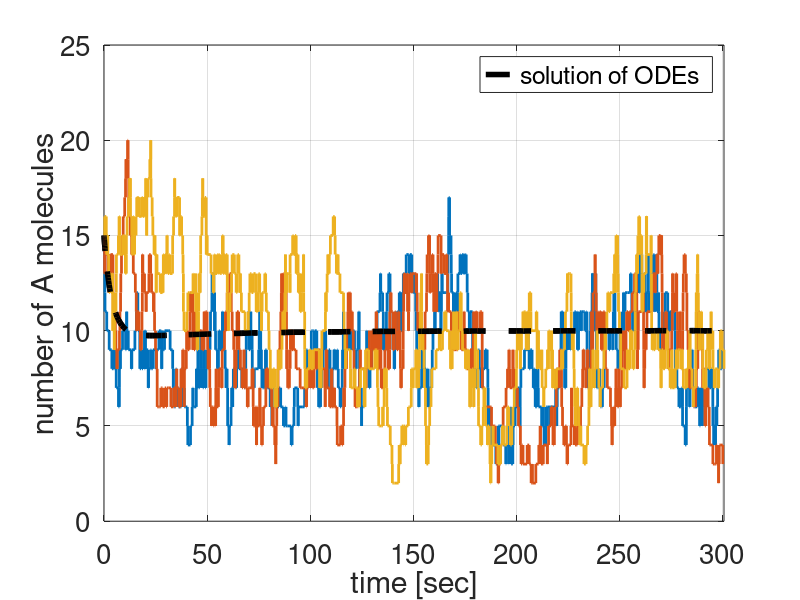
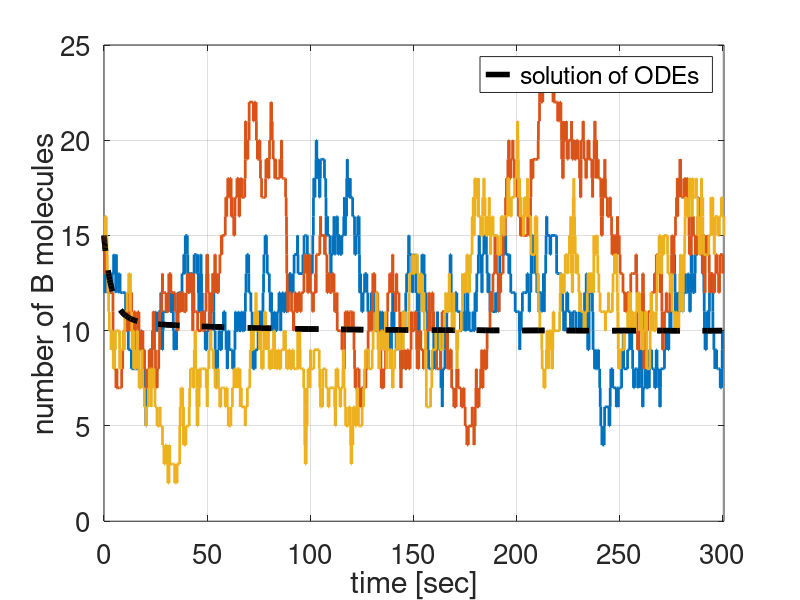

The MATLAB script that drew these images, in order:
function CH1_Gillespie_example

k1=0.001;
k2=0.01;
k3=1.2;
k4=1;

Ainitial = 15;
Binitial = 15;
numberofrealisations = 3;
T = 300;

for i = 1:numberofrealisations
    A=Ainitial;
    B=Binitial;
    time=0;
    k=1;
    Aplot(1,i)=A; 
    Bplot(1,i)=B;
    timeplot(1,i)=0;
    while (time<T)
        rr=rand(2,1);
        a0=k1*A*(A-1)+k2*A*B+k3+k4;
        time=time+(1/a0)*log(1/rr(1));
        ss=k1*A*(A-1);
        if (rr(2)*a0<ss)
            A=A-2;
        else
            ss=ss+k2*A*B;
            if (rr(2)*a0<ss)
                A=A-1;
                B=B-1;
            else
                ss=ss+k3;
                if (rr(2)*a0<ss)
                    A=A+1;
                else
                    B=B+1;
                end
            end
        end
        k=k+1;
        Aplot(k,i)=A;
        Bplot(k,i)=B;
        timeplot(k,i)=time;
    end
end

[tdet,det] = ode45(@myode,[0 T],[Ainitial;Binitial]);

%% Plotting
figure;
set(gca,'Fontsize',18);
plot(tdet,det(:,1),'--k','Linewidth',4);
hold on;
for j = 1:numberofrealisations
    [~, t2] = max(timeplot(:,j));
    stairs(timeplot(1:t2,j),Aplot(1:t2,j),'Linewidth',2);
end
plot(tdet,det(:,1),'--k','Linewidth',4);
xlabel('time [sec]');
ylabel('number of A molecules');
legend('solution of ODEs');
axis tight;
ylim([0 25]);
set(gca,'Fontsize',20);
grid on;

figure;
plot(tdet,det(:,2),'--k','Linewidth',4);
hold on;
for j = 1:numberofrealisations
    [~, t2] = max(timeplot(:,j));
    stairs(timeplot(1:t2,j),Bplot(1:t2,j),'Linewidth',2);
end
plot(tdet,det(:,2),'--k','Linewidth',4);
xlabel('time [sec]');
ylabel('number of B molecules');
legend('solution of ODEs');
axis tight
ylim([0 25]);
set(gca,'Fontsize',20);
grid on;

% figure;
% for j = 1:numberofrealisations
%     [~, t2] = max(timeplot(:,j));
%     scatter(Aplot(1:t2,j),Bplot(1:t2,j));
% end
% xlabel('number of A molecules');
% ylabel('number of B molecules');
% axis tight
% set(gca,'Fontsize',20);
% grid on;

%% Define RHS of the ODE
function dydt = myode(t,z)
k1=0.001;
k2=0.01;
k3=1.2;
k4=1;
dydt = [k3-2*k1*z(1)*z(1)-k2*z(1)*z(2); k4-k2*z(1)*z(2)];

